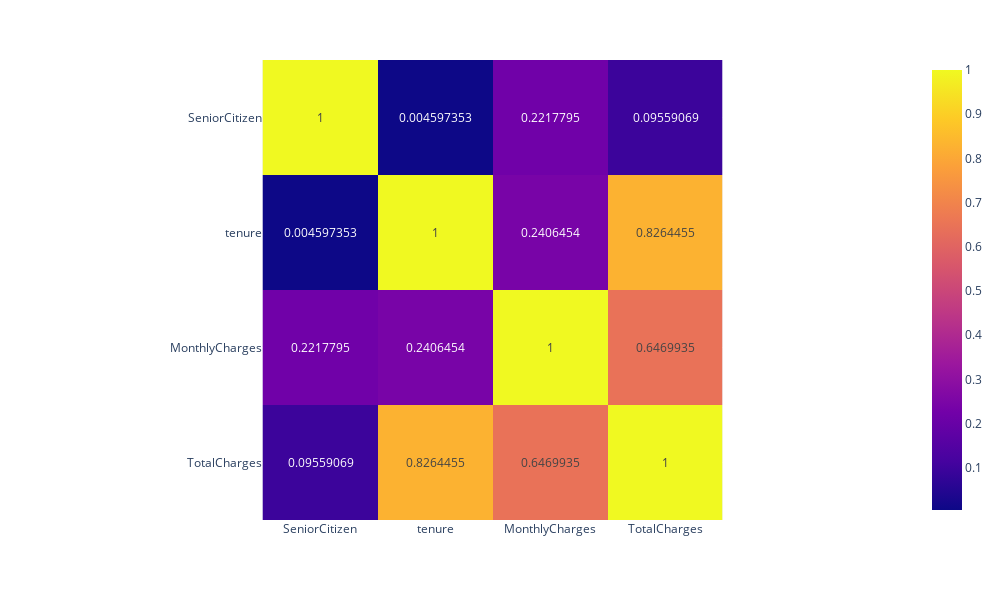

The notebook cell saved with this chart:
### Markdown cell above
### Correlations
-

### Code cell
#correlation matrix
corr_matrix=df.corr(numeric_only=True)
fig=px.imshow(corr_matrix, text_auto=True, width=1000,height=600)
fig.show()

### Figure 1 — Plotly figure (JSON) as saved in the notebook; plotly's stock layout.template omitted (floating-point values rounded to 4 significant figures)
{"data": [{"coloraxis": "coloraxis", "hovertemplate": "x: %{x}<br>y: %{y}<br>color: %{z}<extra></extra>", "name": "0", "texttemplate": "%{z}", "type": "heatmap", "x": ["SeniorCitizen", "tenure", "MonthlyCharges", "TotalCharges"], "xaxis": "x", "y": ["SeniorCitizen", "tenure", "MonthlyCharges", "TotalCharges"], "yaxis": "y", "z": [[1, 0.004597, 0.2218, 0.09559], [0.004597, 1, 0.2406, 0.8264], [0.2218, 0.2406, 1, 0.647], [0.09559, 0.8264, 0.647, 1]]}], "layout": {"coloraxis": {"colorscale": [[0, "#0d0887"], [0.1111, "#46039f"], [0.2222, "#7201a8"], [0.3333, "#9c179e"], [0.4444, "#bd3786"], [0.5556, "#d8576b"], [0.6667, "#ed7953"], [0.7778, "#fb9f3a"], [0.8889, "#fdca26"], [1, "#f0f921"]]}, "height": 600, "margin": {"t": 60}, "width": 1000, "xaxis": {"anchor": "y", "constrain": "domain", "domain": [0, 1], "scaleanchor": "y"}, "yaxis": {"anchor": "x", "autorange": "reversed", "constrain": "domain", "domain": [0, 1]}}}
